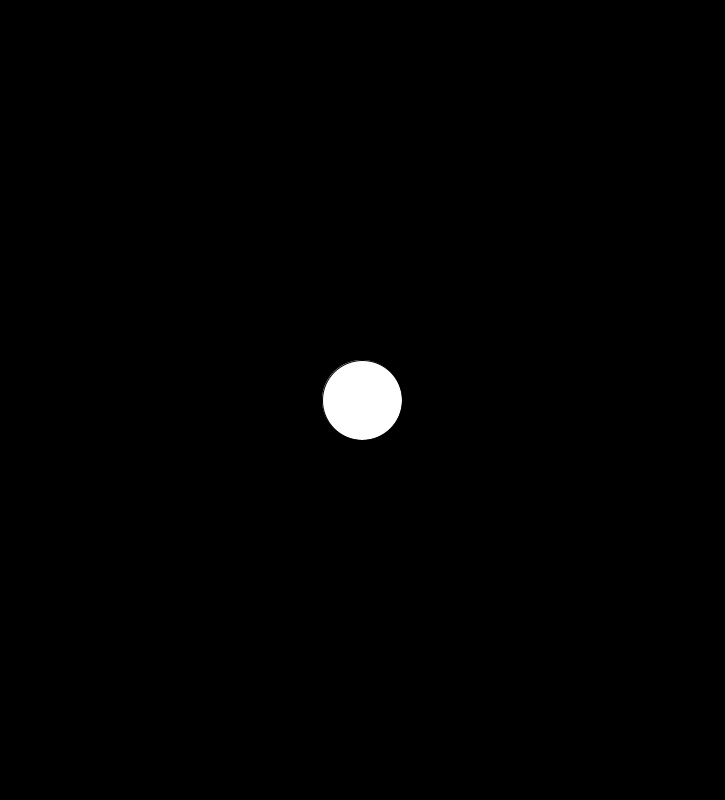
Frame 1 (no input)
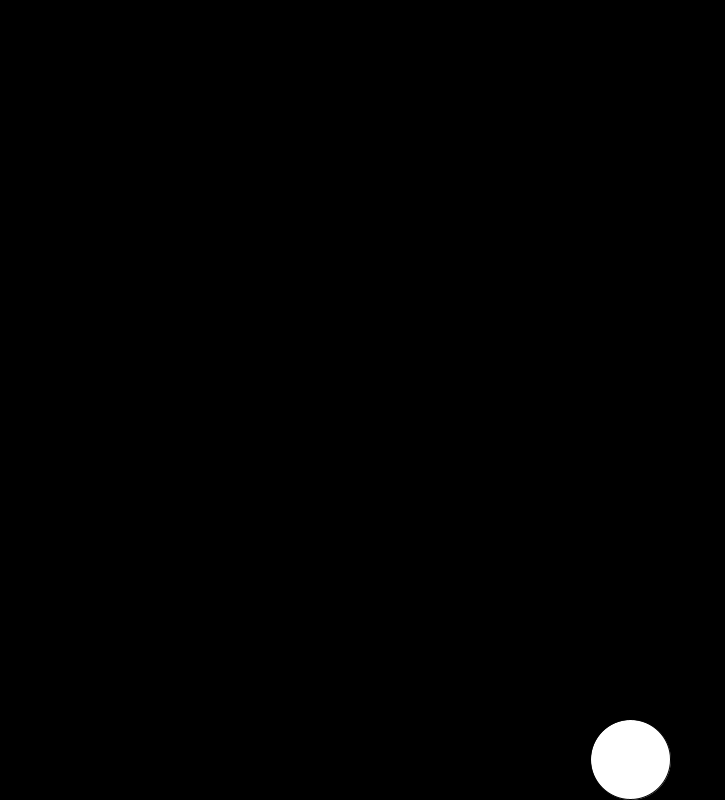
Frame 60 (the mouse pressed at the canvas centre just before this capture)
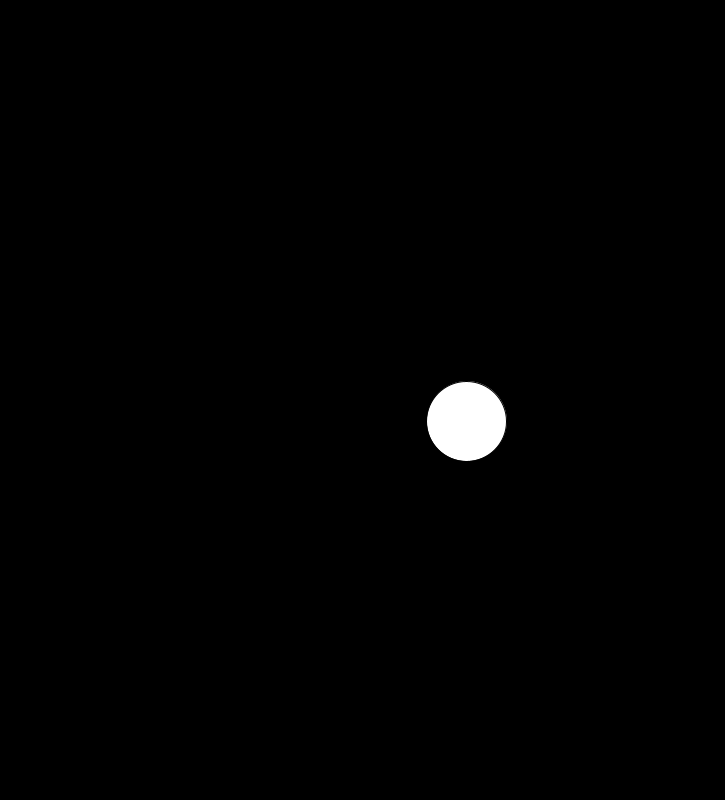
Frame 120 (the mouse held since frame 60 and released just before this capture)

The Processing sketch that drew these frames (run headless with seeded random() and noise(); from frame 60 on, the mouse is pressed at the canvas centre):

// Processing sketch: BouncingWithVectors
// ── BouncingWithVectors.pde
//x and y
PVector loc;
//velX and velY
PVector vel;
//still needs diameter as a float
float diam;
float grav;
void setup() {
  //set size of canvas
  size(725, 800);

  //initialize variables
  //x = width/2;
  //y = height/2;
  grav = .5; 
  loc = new PVector(width/2, height/2); // initializes loc as the x and y
  diam = 80;
 // velX = random(-5, 5);
 // velY = random(-5, 5);
 //vel = new PVector(random(-5,5),random(-5,5));
 vel= PVector.random2D();
 vel.mult(10);
 
}

void draw() {
  //draw background to cover previous frame
  background(0);

  //draw ball
  ellipse(loc.x, loc.y, diam, diam);
vel.y+=grav;
  //add velocity to position
  //loc.x += vel.x;
  //loc.y += vel.y;
  loc.add(vel);

  //bounce ball if it hits walls
  if (loc.x + diam/2 >= width) {
    vel.x = -abs(vel.x);    //if the ball hits the right wall, assign x velocity the negative version of itself
  } else if (loc.x - diam/2 <= 0) {
    vel.x = abs(vel.x);     //if the ball hits the left wall, assign x velocity the positive version of itself
  }
  if (loc.y + diam/2 >= height) {
    vel.y = -abs(vel.y);
  } else if (loc.y - diam/2 <= 0) {
    vel.y = abs(vel.y);
  }
}
